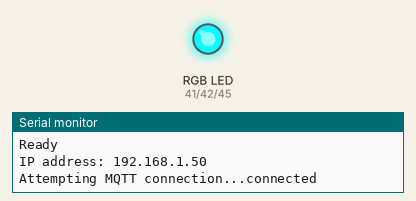
This sketch was run on a simulated ESP32. On the bench: an RGB LED mixed from three pins (HIGH = lit), the last lines printed to the serial monitor. WiFi joins after 1.5 s; servers stay silent unless stated; random numbers use the default seed unless the sketch sets one; no MQTT or app messages arrive unless stated.

Above: at 1.56 s.
At 23.8 s:
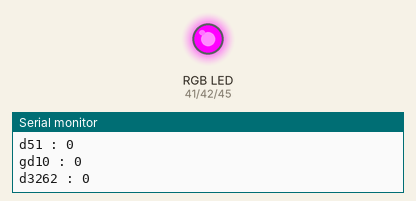
At 48.6 s:
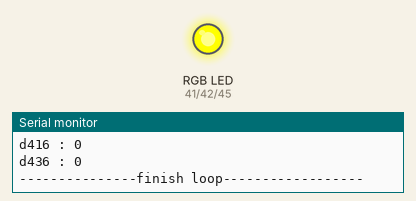
Timing chart, 0 to 58.5 s (numbered marks = the images above):
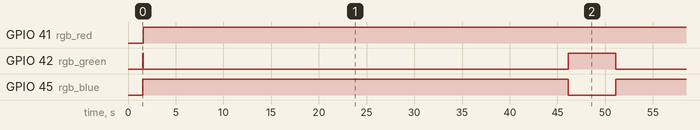

Measured:
- by itself, GPIO 41 (rgb_red): LOW → HIGH at 1.6 s
- by itself, GPIO 42 (rgb_green): repeats every 49.5 s: LOW 44.5 s, HIGH 5.0 s
- by itself, GPIO 45 (rgb_blue): alternates HIGH for 44.5 s and LOW for 5.0 s

The sketch:

ANO01.ino
```cpp
#include <WiFi.h>
#include <ESPmDNS.h>
#include <WiFiUdp.h>
#include <ArduinoOTA.h>
#include <PubSubClient.h>
#include <ModbusMaster.h>

ModbusMaster node;

//#define led_connection 42
//#define led_run 41

#define rgb_red 41
#define rgb_green 42
#define rgb_blue 45

const char* ssid = "DX_Project";
const char* password = "natmms22";
//const char* ssid = "TP-Link_EF46";
//const char* password = "98148813";
const char* mqtt_server = "192.168.1.2";

IPAddress local_IP(192, 168, 1, 41); // Static IP address192.168.100.164
IPAddress gateway(192, 168, 1, 1);    // Gateway IP address
IPAddress subnet(255, 255, 255, 0);     // subnet

WiFiClient espClient;
PubSubClient client(espClient);

/*void led()
{
  digitalWrite(led_connection , HIGH);
  delay(100);
  digitalWrite(led_connection , LOW);
  delay(100);
}*/

int count_connection;

void setup_wifi()
{
  delay(10);
  // We start by connecting to a WiFi network
  Serial.println();
  Serial.print("Connecting to ");
  Serial.println(ssid);

  WiFi.config(local_IP, gateway, subnet);
  WiFi.mode(WIFI_STA);
  WiFi.begin(ssid, password);

  while (WiFi.status() != WL_CONNECTED)
  {
    count_connection++;
    delay(500);
    Serial.print(".");
    if(count_connection>20)
    {
      ESP.restart();
    }
  }

  randomSeed(micros());

  Serial.println("");
  Serial.println("WiFi connected");
  Serial.println("IP address: ");
  Serial.println(WiFi.localIP());
}

void callback(char* topic, byte* payload, unsigned int length)
{
  Serial.print("Message arrived [");
  Serial.print(topic);
  Serial.print("] ");
  for (int i = 0; i < length; i++) {
    Serial.print((char)payload[i]);
  }
  Serial.println();

  // Switch on the LED if an 1 was received as first character
  if ((char)payload[0] == '1') {
    //digitalWrite(BUILTIN_LED, LOW);   // Turn the LED on (Note that LOW is the voltage level
    // but actually the LED is on; this is because
    // it is active low on the ESP-01)
  } else {
    //digitalWrite(BUILTIN_LED, HIGH);  // Turn the LED off by making the voltage HIGH
  }

}

int timeout ;

void reconnect()
{
  // Loop until we're reconnected
  if (!client.connected())
  {
    led_red();
    Serial.print("Attempting MQTT connection...");
    // Create a random client ID
    String clientId = "ESP8266Client-";
    clientId += String(random(0xffff), HEX);
    // Attempt to connect
    if (client.connect(clientId.c_str())) {
      Serial.println("connected");
      // Once connected, publish an announcement...
      //client.publish("outTopic", "hello world");
      // ... and resubscribe
      client.subscribe("inTopic");
    } else {
      Serial.print("failed, rc=");
      Serial.print(client.state());
      Serial.println(" try again in 5 seconds");
      // Wait 5 seconds before retrying
      //delay(5000);
      timeout++;
      if(timeout >= 10)
      {
        ESP.restart();
      }
    }
  }
}

void setup()
{
  Serial.begin(9600);
  Serial1.begin(9600);
  node.begin(1,Serial1);
  pinMode(rgb_red, OUTPUT);
  pinMode(rgb_green, OUTPUT);
  pinMode(rgb_blue, OUTPUT);
  //pinMode ( led_connection , OUTPUT);
  //pinMode ( led_run, OUTPUT);
  Serial.println("Booting");
  setup_wifi();

  // Port defaults to 3232
  // ArduinoOTA.setPort(3232);

  // Hostname defaults to esp3232-[MAC]
  ArduinoOTA.setHostname("AN01");

  // No authentication by default
  ArduinoOTA.setPassword("1234");

  // Password can be set with it's md5 value as well
  // MD5(admin) = 21232f297a57a5a743894a0e4a801fc3
  // ArduinoOTA.setPasswordHash("21232f297a57a5a743894a0e4a801fc3");

  ArduinoOTA
    .onStart([]() {
      String type;
      if (ArduinoOTA.getCommand() == U_FLASH)
        type = "sketch";
      else // U_SPIFFS
        type = "filesystem";

      // NOTE: if updating SPIFFS this would be the place to unmount SPIFFS using SPIFFS.end()
      Serial.println("Start updating " + type);
    })
    .onEnd([]() {
      Serial.println("\nEnd");
    })
    .onProgress([](unsigned int progress, unsigned int total) {
      Serial.printf("Progress: %u%%\r", (progress / (total / 100)));
    })
    .onError([](ota_error_t error) {
      Serial.printf("Error[%u]: ", error);
      if (error == OTA_AUTH_ERROR) Serial.println("Auth Failed");
      else if (error == OTA_BEGIN_ERROR) Serial.println("Begin Failed");
      else if (error == OTA_CONNECT_ERROR) Serial.println("Connect Failed");
      else if (error == OTA_RECEIVE_ERROR) Serial.println("Receive Failed");
      else if (error == OTA_END_ERROR) Serial.println("End Failed");
    });

  ArduinoOTA.begin();

  Serial.println("Ready");
  Serial.print("IP address: ");
  Serial.println(WiFi.localIP());
  client.setServer(mqtt_server, 1883);
  client.setCallback(callback);
}

String rssi,d3162,d3102,d3166,d3106,d3168,d3108,d3170,d3110,d51,gd10,d3262,d3202,d3266,d3206,d3268,d3208,d3270,d3210,d52,gd12,d416,d436;
char d_rssi[16],d0[16],d1[16],d2[16],d3[16],d4[16],d5[16],d6[16],d7[16],d8[16],d9[16],d10[16],d11[16],d12[16],d13[16],d14[16],d15[16],d16[16],d17[16],d18[16],d19[16],d20[16],d21[16];


void loop()
{
  rssi = WiFi.RSSI();
  //Serial.print(WiFi.RSSI());
  ArduinoOTA.handle();
  if (!client.connected())
  {
    reconnect();
  }
  client.loop();
  led_green();
  //digitalWrite(led_connection, HIGH);
  Serial.println("\n---------------starting loop----------------");

  node.readHoldingRegisters(0, 1);
  Serial.print("d3162 : ");
  Serial.println(node.getResponseBuffer(0));
  d3162 = node.getResponseBuffer(0);
  node.clearResponseBuffer();

  node.readHoldingRegisters(1, 1);
  Serial.print("d3102 : ");
  Serial.println(node.getResponseBuffer(0));
  d3102 = node.getResponseBuffer(0);
  node.clearResponseBuffer();

  node.readHoldingRegisters(2, 1);
  Serial.print("d3166 : ");
  Serial.println(node.getResponseBuffer(0));
  d3166 = node.getResponseBuffer(0);
  node.clearResponseBuffer();

  node.readHoldingRegisters(3, 1);
  Serial.print("d3106 : ");
  Serial.println(node.getResponseBuffer(0));
  d3106 = node.getResponseBuffer(0);
  node.clearResponseBuffer();

  node.readHoldingRegisters(4, 1);
  Serial.print("d3168 : ");
  Serial.println(node.getResponseBuffer(0));
  d3168 = node.getResponseBuffer(0);
  node.clearResponseBuffer();

  node.readHoldingRegisters(5, 1);
  Serial.print("d3108 : ");
  Serial.println(node.getResponseBuffer(0));
  d3108 = node.getResponseBuffer(0);
  node.clearResponseBuffer();

  node.readHoldingRegisters(6, 1);
  Serial.print("d3170 : ");
  Serial.println(node.getResponseBuffer(0));
  d3170 = node.getResponseBuffer(0);
  node.clearResponseBuffer();

  node.readHoldingRegisters(7, 1);
  Serial.print("d3110 : ");
  Serial.println(node.getResponseBuffer(0));
  d3110 = node.getResponseBuffer(0);
  node.clearResponseBuffer();

  node.readHoldingRegisters(8, 1);
  Serial.print("d51 : ");
  Serial.println(node.getResponseBuffer(0));
  d51 = node.getResponseBuffer(0);
  node.clearResponseBuffer();

  node.readHoldingRegisters(9, 1);
  Serial.print("gd10 : ");
  Serial.println(node.getResponseBuffer(0));
  gd10 = node.getResponseBuffer(0);
  node.clearResponseBuffer();

  node.readHoldingRegisters(10, 1);
  Serial.print("d3262 : ");
  Serial.println(node.getResponseBuffer(0));
  d3262 = node.getResponseBuffer(0);
  node.clearResponseBuffer();

  node.readHoldingRegisters(11, 1);
  Serial.print("d3202 : ");
  Serial.println(node.getResponseBuffer(0));
  d3202 = node.getResponseBuffer(0);
  node.clearResponseBuffer();

  node.readHoldingRegisters(12, 1);
  Serial.print("d3266 : ");
  Serial.println(node.getResponseBuffer(0));
  d3266 = node.getResponseBuffer(0);
  node.clearResponseBuffer();

  node.readHoldingRegisters(13, 1);
  Serial.print("d3206 : ");
  Serial.println(node.getResponseBuffer(0));
  d3206 = node.getResponseBuffer(0);
  node.clearResponseBuffer();

  node.readHoldingRegisters(14, 1);
  Serial.print("d3268 : ");
  Serial.println(node.getResponseBuffer(0));
  d3268 = node.getResponseBuffer(0);
  node.clearResponseBuffer();

  node.readHoldingRegisters(15, 1);
  Serial.print("d3208 : ");
  Serial.println(node.getResponseBuffer(0));
  d3208 = node.getResponseBuffer(0);
  node.clearResponseBuffer();

  node.readHoldingRegisters(16, 1);
  Serial.print("d3270 : ");
  Serial.println(node.getResponseBuffer(0));
  d3270 = node.getResponseBuffer(0);
  node.clearResponseBuffer();

  node.readHoldingRegisters(17, 1);
  Serial.print("d3210 : ");
  Serial.println(node.getResponseBuffer(0));
  d3210 = node.getResponseBuffer(0);
  node.clearResponseBuffer();

  node.readHoldingRegisters(18, 1);
  Serial.print("d52 : ");
  Serial.println(node.getResponseBuffer(0));
  d52 = node.getResponseBuffer(0);
  node.clearResponseBuffer();

  node.readHoldingRegisters(19, 1);
  Serial.print("gd12 : ");
  Serial.println(node.getResponseBuffer(0));
  gd12 = node.getResponseBuffer(0);
  node.clearResponseBuffer();

  node.readHoldingRegisters(20, 1);
  Serial.print("d416 : ");
  Serial.println(node.getResponseBuffer(0));
  d416 = node.getResponseBuffer(0);
  node.clearResponseBuffer();

  node.readHoldingRegisters(21, 1);
  Serial.print("d436 : ");
  Serial.println(node.getResponseBuffer(0));
  d436 = node.getResponseBuffer(0);
  node.clearResponseBuffer();

  delay(500);
  led_blue();
  rssi.toCharArray(d_rssi, 16);client.publish("AN01/rssi", d_rssi);
  d3162.toCharArray(d0, 16);client.publish("AN01/D3162", d0);
  d3102.toCharArray(d1, 16);client.publish("AN01/D3102", d1);
  d3166.toCharArray(d2, 16);client.publish("AN01/D3166", d2);
  d3106.toCharArray(d3, 16);client.publish("AN01/D3106", d3);
  d3168.toCharArray(d4, 16);client.publish("AN01/D3168", d4);
  d3108.toCharArray(d5, 16);client.publish("AN01/D3108", d5);
  d3170.toCharArray(d6, 16);client.publish("AN01/D3170", d6);
  d3110.toCharArray(d7, 16);client.publish("AN01/D3110", d7);
  d51.toCharArray(d8, 16);client.publish("AN01/D51", d8);
  gd10.toCharArray(d9, 16);client.publish("AN01/GD10", d9);

  d3262.toCharArray(d10, 16);client.publish("AN01/D3262", d10);
  d3202.toCharArray(d11, 16);client.publish("AN01/D3202", d11);
  d3266.toCharArray(d12, 16);client.publish("AN01/D3266", d12);
  d3206.toCharArray(d13, 16);client.publish("AN01/D3206", d13);
  d3268.toCharArray(d14, 16);client.publish("AN01/D3268", d14);
  d3208.toCharArray(d15, 16);client.publish("AN01/D3208", d15);
  d3270.toCharArray(d16, 16);client.publish("AN01/D3270", d16);
  d3210.toCharArray(d17, 16);client.publish("AN01/D3210", d17);
  d52.toCharArray(d18, 16);client.publish("AN01/D52", d18);
  gd12.toCharArray(d19, 16);client.publish("AN01/GD12", d19);
  d416.toCharArray(d20, 16);client.publish("AN01/D416", d20);
  d436.toCharArray(d21, 16);client.publish("AN01/D436", d21);

  Serial.println("\n---------------finish loop------------------\n\n");
  delay(5000);
}

void led_red()
{
  digitalWrite(rgb_red, LOW); digitalWrite(rgb_green, HIGH); digitalWrite(rgb_blue, HIGH);
}

void led_green()
{
  digitalWrite(rgb_red, HIGH); digitalWrite(rgb_green, LOW); digitalWrite(rgb_blue, HIGH);
}

void led_blue()
{
  digitalWrite(rgb_red, HIGH); digitalWrite(rgb_green, HIGH); digitalWrite(rgb_blue, LOW);
}

void rgb_off()
{
  digitalWrite(rgb_red, HIGH); digitalWrite(rgb_green, HIGH); digitalWrite(rgb_blue, HIGH);
}
```
